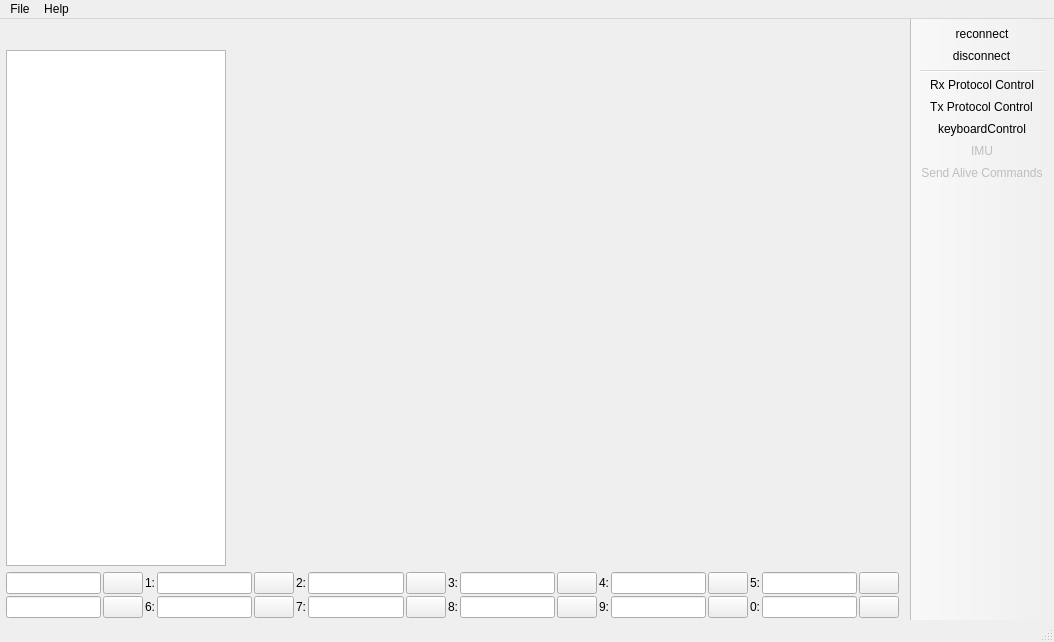
<?xml version="1.0" encoding="UTF-8"?>
<ui version="4.0">
 <class>MainWindow</class>
 <widget class="QMainWindow" name="MainWindow">
  <property name="geometry">
   <rect>
    <x>0</x>
    <y>0</y>
    <width>1054</width>
    <height>642</height>
   </rect>
  </property>
  <property name="windowTitle">
   <string>Tool Box</string>
  </property>
  <property name="windowIcon">
   <iconset resource="res.qrc">
    <normaloff>:/res/images/v1logo.png</normaloff>:/res/images/v1logo.png</iconset>
  </property>
  <widget class="QWidget" name="centralWidget">
   <layout class="QVBoxLayout" name="verticalLayout" stretch="1,0">
    <property name="leftMargin">
     <number>6</number>
    </property>
    <property name="bottomMargin">
     <number>2</number>
    </property>
    <item>
     <layout class="QHBoxLayout" name="horizontalLayout" stretch="0,1">
      <item>
       <layout class="QVBoxLayout" name="verticalLayout_2">
        <item>
         <widget class="QLabel" name="pageLabel">
          <property name="enabled">
           <bool>true</bool>
          </property>
          <property name="maximumSize">
           <size>
            <width>220</width>
            <height>56</height>
           </size>
          </property>
          <property name="text">
           <string/>
          </property>
          <property name="pixmap">
           <pixmap resource="res.qrc">:/res/images/tool_box.png</pixmap>
          </property>
          <property name="scaledContents">
           <bool>true</bool>
          </property>
         </widget>
        </item>
        <item>
         <widget class="QListWidget" name="pageList">
          <property name="minimumSize">
           <size>
            <width>220</width>
            <height>0</height>
           </size>
          </property>
          <property name="maximumSize">
           <size>
            <width>220</width>
            <height>16777215</height>
           </size>
          </property>
          <property name="editTriggers">
           <set>QAbstractItemView::NoEditTriggers</set>
          </property>
          <property name="selectionBehavior">
           <enum>QAbstractItemView::SelectRows</enum>
          </property>
         </widget>
        </item>
       </layout>
      </item>
      <item>
       <widget class="QStackedWidget" name="pageWidget">
        <property name="currentIndex">
         <number>-1</number>
        </property>
       </widget>
      </item>
     </layout>
    </item>
    <item>
     <layout class="QGridLayout" name="gridLayout_3">
      <property name="spacing">
       <number>2</number>
      </property>
      <item row="0" column="10">
       <widget class="QPushButton" name="cmdSendButton_3">
        <property name="toolTip">
         <string>Send</string>
        </property>
        <property name="whatsThis">
         <string>Send</string>
        </property>
        <property name="text">
         <string/>
        </property>
        <property name="icon">
         <iconset resource="res.qrc">
          <normaloff>:/res/icons/Circled Play-96.png</normaloff>:/res/icons/Circled Play-96.png</iconset>
        </property>
        <property name="flat">
         <bool>false</bool>
        </property>
       </widget>
      </item>
      <item row="0" column="0">
       <widget class="QLineEdit" name="cmdSendEdit_11"/>
      </item>
      <item row="0" column="3">
       <widget class="QLineEdit" name="cmdSendEdit_1">
        <property name="whatsThis">
         <string>0</string>
        </property>
       </widget>
      </item>
      <item row="0" column="2">
       <widget class="QLabel" name="label">
        <property name="text">
         <string>1:</string>
        </property>
       </widget>
      </item>
      <item row="1" column="15">
       <widget class="QLineEdit" name="cmdSendEdit_0"/>
      </item>
      <item row="1" column="16">
       <widget class="QPushButton" name="cmdSendButton_0">
        <property name="toolTip">
         <string>Send</string>
        </property>
        <property name="text">
         <string/>
        </property>
        <property name="icon">
         <iconset resource="res.qrc">
          <normaloff>:/res/icons/Circled Play-96.png</normaloff>:/res/icons/Circled Play-96.png</iconset>
        </property>
       </widget>
      </item>
      <item row="1" column="7">
       <widget class="QPushButton" name="cmdSendButton_7">
        <property name="toolTip">
         <string>Send</string>
        </property>
        <property name="whatsThis">
         <string>Send</string>
        </property>
        <property name="text">
         <string/>
        </property>
        <property name="icon">
         <iconset resource="res.qrc">
          <normaloff>:/res/icons/Circled Play-96.png</normaloff>:/res/icons/Circled Play-96.png</iconset>
        </property>
       </widget>
      </item>
      <item row="0" column="7">
       <widget class="QPushButton" name="cmdSendButton_2">
        <property name="toolTip">
         <string>Send</string>
        </property>
        <property name="whatsThis">
         <string>Send</string>
        </property>
        <property name="text">
         <string/>
        </property>
        <property name="icon">
         <iconset resource="res.qrc">
          <normaloff>:/res/icons/Circled Play-96.png</normaloff>:/res/icons/Circled Play-96.png</iconset>
        </property>
       </widget>
      </item>
      <item row="1" column="10">
       <widget class="QPushButton" name="cmdSendButton_8">
        <property name="toolTip">
         <string>Send</string>
        </property>
        <property name="text">
         <string/>
        </property>
        <property name="icon">
         <iconset resource="res.qrc">
          <normaloff>:/res/icons/Circled Play-96.png</normaloff>:/res/icons/Circled Play-96.png</iconset>
        </property>
       </widget>
      </item>
      <item row="1" column="13">
       <widget class="QPushButton" name="cmdSendButton_9">
        <property name="toolTip">
         <string>Send</string>
        </property>
        <property name="text">
         <string/>
        </property>
        <property name="icon">
         <iconset resource="res.qrc">
          <normaloff>:/res/icons/Circled Play-96.png</normaloff>:/res/icons/Circled Play-96.png</iconset>
        </property>
       </widget>
      </item>
      <item row="0" column="9">
       <widget class="QLineEdit" name="cmdSendEdit_3"/>
      </item>
      <item row="0" column="8">
       <widget class="QLabel" name="label_5">
        <property name="text">
         <string>3:</string>
        </property>
       </widget>
      </item>
      <item row="1" column="2">
       <widget class="QLabel" name="label_2">
        <property name="text">
         <string>6:</string>
        </property>
       </widget>
      </item>
      <item row="1" column="9">
       <widget class="QLineEdit" name="cmdSendEdit_8"/>
      </item>
      <item row="1" column="4">
       <widget class="QPushButton" name="cmdSendButton_6">
        <property name="toolTip">
         <string>Send</string>
        </property>
        <property name="statusTip">
         <string/>
        </property>
        <property name="whatsThis">
         <string>Send</string>
        </property>
        <property name="text">
         <string/>
        </property>
        <property name="icon">
         <iconset resource="res.qrc">
          <normaloff>:/res/icons/Circled Play-96.png</normaloff>:/res/icons/Circled Play-96.png</iconset>
        </property>
       </widget>
      </item>
      <item row="1" column="0">
       <widget class="QLineEdit" name="cmdSendEdit_12"/>
      </item>
      <item row="1" column="1">
       <widget class="QPushButton" name="cmdSendButton_12">
        <property name="toolTip">
         <string>Send</string>
        </property>
        <property name="whatsThis">
         <string>Send</string>
        </property>
        <property name="text">
         <string/>
        </property>
        <property name="icon">
         <iconset resource="res.qrc">
          <normaloff>:/res/icons/Circled Play-96.png</normaloff>:/res/icons/Circled Play-96.png</iconset>
        </property>
       </widget>
      </item>
      <item row="0" column="11">
       <widget class="QLabel" name="label_7">
        <property name="text">
         <string>4:</string>
        </property>
       </widget>
      </item>
      <item row="1" column="5">
       <widget class="QLabel" name="label_4">
        <property name="text">
         <string>7:</string>
        </property>
       </widget>
      </item>
      <item row="1" column="6">
       <widget class="QLineEdit" name="cmdSendEdit_7"/>
      </item>
      <item row="0" column="15">
       <widget class="QLineEdit" name="cmdSendEdit_5"/>
      </item>
      <item row="0" column="4">
       <widget class="QPushButton" name="cmdSendButton_1">
        <property name="toolTip">
         <string>Send</string>
        </property>
        <property name="whatsThis">
         <string>Send</string>
        </property>
        <property name="text">
         <string/>
        </property>
        <property name="icon">
         <iconset resource="res.qrc">
          <normaloff>:/res/icons/Circled Play-96.png</normaloff>:/res/icons/Circled Play-96.png</iconset>
        </property>
        <property name="shortcut">
         <string>Ctrl+2</string>
        </property>
       </widget>
      </item>
      <item row="0" column="16">
       <widget class="QPushButton" name="cmdSendButton_5">
        <property name="toolTip">
         <string>Send</string>
        </property>
        <property name="text">
         <string/>
        </property>
        <property name="icon">
         <iconset resource="res.qrc">
          <normaloff>:/res/icons/Circled Play-96.png</normaloff>:/res/icons/Circled Play-96.png</iconset>
        </property>
       </widget>
      </item>
      <item row="1" column="3">
       <widget class="QLineEdit" name="cmdSendEdit_6"/>
      </item>
      <item row="0" column="5">
       <widget class="QLabel" name="label_3">
        <property name="text">
         <string>2:</string>
        </property>
       </widget>
      </item>
      <item row="0" column="13">
       <widget class="QPushButton" name="cmdSendButton_4">
        <property name="toolTip">
         <string>Send</string>
        </property>
        <property name="text">
         <string/>
        </property>
        <property name="icon">
         <iconset resource="res.qrc">
          <normaloff>:/res/icons/Circled Play-96.png</normaloff>:/res/icons/Circled Play-96.png</iconset>
        </property>
       </widget>
      </item>
      <item row="1" column="11">
       <widget class="QLabel" name="label_8">
        <property name="text">
         <string>9:</string>
        </property>
       </widget>
      </item>
      <item row="0" column="1">
       <widget class="QPushButton" name="cmdSendButton_11">
        <property name="toolTip">
         <string>Send</string>
        </property>
        <property name="whatsThis">
         <string>Send</string>
        </property>
        <property name="text">
         <string/>
        </property>
        <property name="icon">
         <iconset resource="res.qrc">
          <normaloff>:/res/icons/Circled Play-96.png</normaloff>:/res/icons/Circled Play-96.png</iconset>
        </property>
       </widget>
      </item>
      <item row="0" column="12">
       <widget class="QLineEdit" name="cmdSendEdit_4"/>
      </item>
      <item row="1" column="8">
       <widget class="QLabel" name="label_6">
        <property name="text">
         <string>8:</string>
        </property>
       </widget>
      </item>
      <item row="1" column="12">
       <widget class="QLineEdit" name="cmdSendEdit_9"/>
      </item>
      <item row="0" column="6">
       <widget class="QLineEdit" name="cmdSendEdit_2"/>
      </item>
      <item row="0" column="14">
       <widget class="QLabel" name="label_9">
        <property name="text">
         <string>5:</string>
        </property>
       </widget>
      </item>
      <item row="1" column="14">
       <widget class="QLabel" name="label_10">
        <property name="text">
         <string>0:</string>
        </property>
       </widget>
      </item>
     </layout>
    </item>
   </layout>
  </widget>
  <widget class="QMenuBar" name="menuBar">
   <property name="geometry">
    <rect>
     <x>0</x>
     <y>0</y>
     <width>1054</width>
     <height>30</height>
    </rect>
   </property>
   <widget class="QMenu" name="menuFile">
    <property name="title">
     <string>File</string>
    </property>
    <addaction name="separator"/>
    <addaction name="separator"/>
    <addaction name="separator"/>
    <addaction name="separator"/>
    <addaction name="actionExit"/>
   </widget>
   <widget class="QMenu" name="menuHelp">
    <property name="title">
     <string>Help</string>
    </property>
    <addaction name="separator"/>
    <addaction name="actionVESCToolChangelog"/>
    <addaction name="separator"/>
    <addaction name="actionAbout"/>
    <addaction name="actionAboutQt"/>
    <addaction name="separator"/>
   </widget>
   <addaction name="menuFile"/>
   <addaction name="menuHelp"/>
  </widget>
  <widget class="QToolBar" name="mainToolBar">
   <property name="movable">
    <bool>false</bool>
   </property>
   <property name="iconSize">
    <size>
     <width>24</width>
     <height>24</height>
    </size>
   </property>
   <property name="toolButtonStyle">
    <enum>Qt::ToolButtonIconOnly</enum>
   </property>
   <property name="floatable">
    <bool>false</bool>
   </property>
   <attribute name="toolBarArea">
    <enum>RightToolBarArea</enum>
   </attribute>
   <attribute name="toolBarBreak">
    <bool>false</bool>
   </attribute>
   <addaction name="actionReconnect"/>
   <addaction name="actionDisconnect"/>
   <addaction name="separator"/>
   <addaction name="actionRxPControl"/>
   <addaction name="actionTxPControl"/>
   <addaction name="actionKeyboardControl"/>
   <addaction name="actionIMU"/>
   <addaction name="actionSendAlive"/>
  </widget>
  <widget class="QStatusBar" name="statusBar"/>
  <action name="actionDisconnect">
   <property name="icon">
    <iconset resource="res.qrc">
     <normaloff>:/res/icons/Disconnected-96.png</normaloff>:/res/icons/Disconnected-96.png</iconset>
   </property>
   <property name="text">
    <string>disconnect</string>
   </property>
   <property name="toolTip">
    <string>Disconnect</string>
   </property>
  </action>
  <action name="actionReconnect">
   <property name="icon">
    <iconset resource="res.qrc">
     <normaloff>:/res/icons/Connected-96.png</normaloff>:/res/icons/Connected-96.png</iconset>
   </property>
   <property name="text">
    <string>reconnect</string>
   </property>
   <property name="toolTip">
    <string>Reconnect last connection</string>
   </property>
  </action>
  <action name="actionRxPControl">
   <property name="checkable">
    <bool>true</bool>
   </property>
   <property name="enabled">
    <bool>true</bool>
   </property>
   <property name="icon">
    <iconset resource="res.qrc">
     <normaloff>:/res/icons/rxp_off.png</normaloff>
     <normalon>:/res/icons/rxp_on.png</normalon>:/res/icons/rxp_off.png</iconset>
   </property>
   <property name="text">
    <string>Rx Protocol Control</string>
   </property>
   <property name="toolTip">
    <string>Enable Rx Protocol Control</string>
   </property>
  </action>
  <action name="actionExit">
   <property name="icon">
    <iconset resource="res.qrc">
     <normaloff>:/res/icons/Shutdown-96.png</normaloff>:/res/icons/Shutdown-96.png</iconset>
   </property>
   <property name="text">
    <string>Exit</string>
   </property>
  </action>
  <action name="actionAbout">
   <property name="icon">
    <iconset resource="res.qrc">
     <normaloff>:/res/icons/About-96.png</normaloff>:/res/icons/About-96.png</iconset>
   </property>
   <property name="text">
    <string>About Tool Box</string>
   </property>
  </action>
  <action name="actionKeyboardControl">
   <property name="checkable">
    <bool>true</bool>
   </property>
   <property name="enabled">
    <bool>true</bool>
   </property>
   <property name="icon">
    <iconset resource="res.qrc">
     <normaloff>:/res/icons/keys_off.png</normaloff>
     <normalon>:/res/icons/keys_on.png</normalon>:/res/icons/keys_off.png</iconset>
   </property>
   <property name="text">
    <string>keyboardControl</string>
   </property>
   <property name="toolTip">
    <string>Use arrow keys to control motor</string>
   </property>
  </action>
  <action name="actionTxPControl">
   <property name="checkable">
    <bool>true</bool>
   </property>
   <property name="enabled">
    <bool>true</bool>
   </property>
   <property name="icon">
    <iconset resource="res.qrc">
     <normaloff>:/res/icons/txp_off.png</normaloff>
     <normalon>:/res/icons/txp_on.png</normalon>:/res/icons/txp_off.png</iconset>
   </property>
   <property name="text">
    <string>Tx Protocol Control</string>
   </property>
   <property name="toolTip">
    <string>Enable Tx Protocol Control</string>
   </property>
  </action>
  <action name="actionSendAlive">
   <property name="checkable">
    <bool>true</bool>
   </property>
   <property name="enabled">
    <bool>false</bool>
   </property>
   <property name="icon">
    <iconset resource="res.qrc">
     <normaloff>:/res/icons/alive_off.png</normaloff>
     <normalon>:/res/icons/alive_on.png</normalon>:/res/icons/alive_off.png</iconset>
   </property>
   <property name="text">
    <string>Send Alive Commands</string>
   </property>
   <property name="toolTip">
    <string>Send alive packets periodically to prevent timeout</string>
   </property>
  </action>
  <action name="actionAboutQt">
   <property name="icon">
    <iconset resource="res.qrc">
     <normaloff>:/res/icons/About-96.png</normaloff>:/res/icons/About-96.png</iconset>
   </property>
   <property name="text">
    <string>About Qt</string>
   </property>
   <property name="toolTip">
    <string>Show the Qt library's About box</string>
   </property>
  </action>
  <action name="actionVESCToolChangelog">
   <property name="icon">
    <iconset resource="res.qrc">
     <normaloff>:/res/icons/About-96.png</normaloff>:/res/icons/About-96.png</iconset>
   </property>
   <property name="text">
    <string>Tool Box Changelog</string>
   </property>
  </action>
  <action name="actionIMU">
   <property name="checkable">
    <bool>true</bool>
   </property>
   <property name="enabled">
    <bool>false</bool>
   </property>
   <property name="icon">
    <iconset resource="res.qrc">
     <normaloff>:/res/icons/imu_off.png</normaloff>
     <normalon>:/res/icons/imu_on.png</normalon>:/res/icons/imu_off.png</iconset>
   </property>
   <property name="text">
    <string>IMU</string>
   </property>
   <property name="toolTip">
    <string>Activate IMU Sampling</string>
   </property>
  </action>
 </widget>
 <layoutdefault spacing="6" margin="11"/>
 <resources>
  <include location="res.qrc"/>
 </resources>
 <connections/>
</ui>
